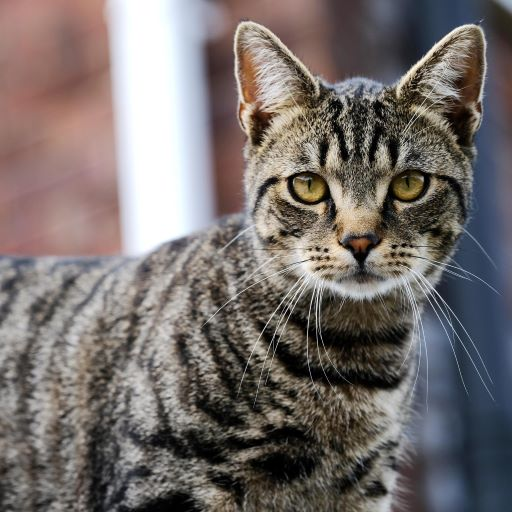
#> input picture Photos/cat.jpg, 512 x 512 px
$ python histogram.py
#> lines starting #> are read from the running program, lines starting #| are printed output that depends on the picture
import cv2 as cv
import numpy as np
import matplotlib.pyplot as plt

img = cv.imread("Photos/cat.jpg")
#> img is the input picture: shape (512, 512, 3); mean B, G, R 108.4, 110.5, 117.9

gray_img = cv.cvtColor(img.copy(),cv.COLOR_BGR2GRAY)
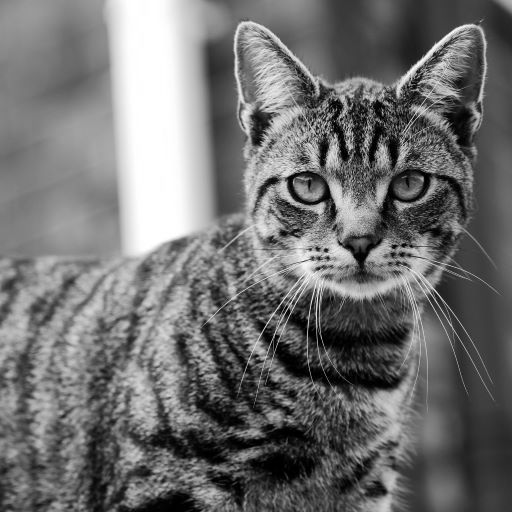
#> gray_img: shape (512, 512); min 0, max 255, mean 112.4

gray_histogram = cv.calcHist([gray_img],[0], None, [256], [0, 255])
#> gray_histogram = 256 values, max 2466 at index 62, min 0 at index 255, mean 998.7

plt.figure()
plt.title("Grayscale Histogram")
plt.xlabel("Bins")
plt.ylabel("Number of Pixels")
plt.plot(gray_histogram)
plt.show()
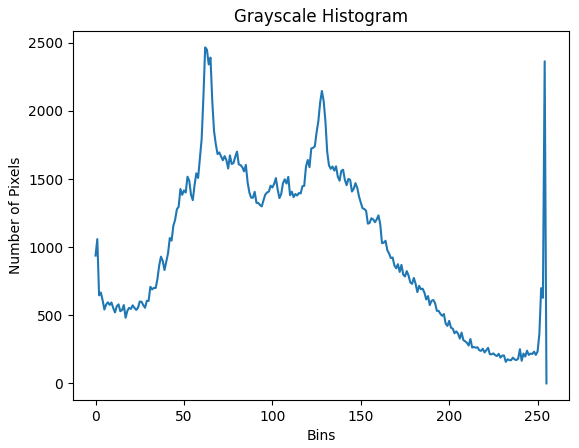
#> figure drawn by matplotlib, 1 panel; curve peaks at x = 62, y = 2466
cv.waitKey(0)

$ run again, with Photos/group.jpeg copied over Photos/cat.jpg
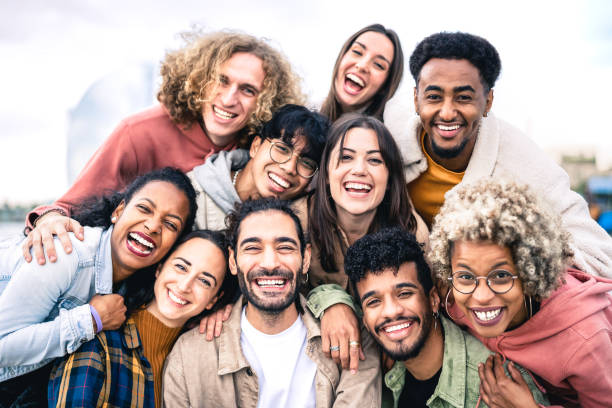
#> input picture Photos/group.jpeg, 612 x 408 px
#> img is the input picture: shape (408, 612, 3); mean B, G, R 156.2, 161.2, 181.9
#> `gray_img = cv.cvtColor(img.copy(),cv.COLOR_BGR2GRAY)`:
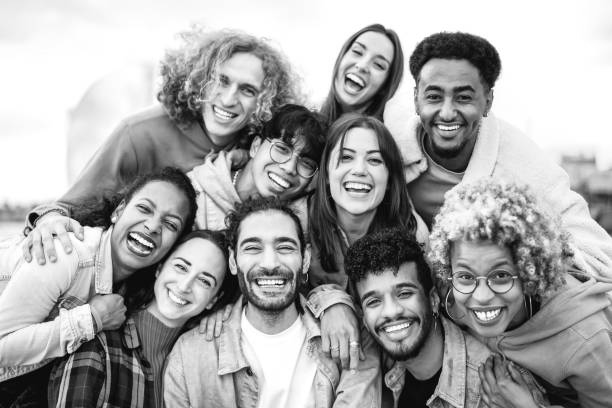
#> gray_img: shape (408, 612); min 0, max 255, mean 166.8
#> gray_histogram = 256 values, max 6781 at index 254, min 0 at index 255, mean 852.7
#> `plt.show()`:
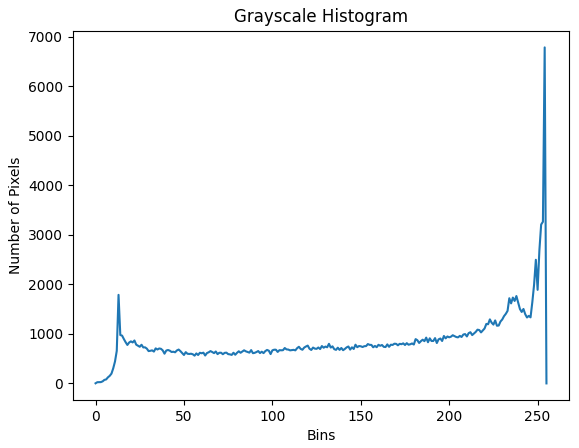
#> figure drawn by matplotlib, 1 panel; curve peaks at x = 254, y = 6781
